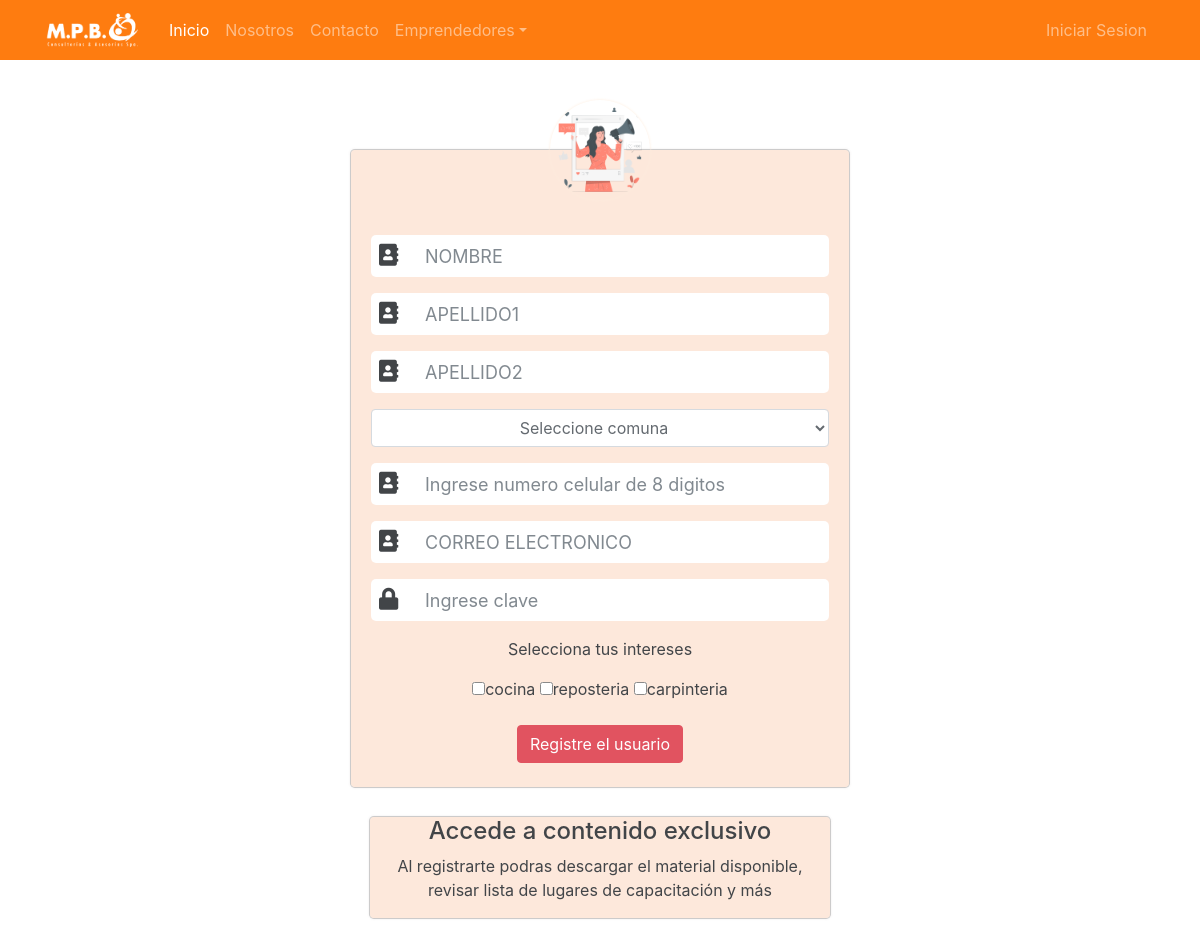
The app's page /index.php?pagina=register with its own data.
### tables this page shows
CREATE TABLE IF NOT EXISTS `curso` (
  `idcurso` int(11) NOT NULL AUTO_INCREMENT,
  `nombre_curso` varchar(45) NOT NULL,
  PRIMARY KEY (`idcurso`)
);

### controlador/ControladorPlantilla.php (called while the page is built)
<?php
class ControladorPlantilla{
	public function ctrTraerPlantilla(){
		include "vistas/plantilla.php";
	}
}
?>

### index.php (called while the page is built)
<?php
require_once "controlador/ControladorPlantilla.php";
$inicio = new ControladorPlantilla();
$inicio -> ctrTraerPlantilla();

### vistas/register.php (the view, shortened to what this page needs)
<head>
    <link rel="stylesheet" href="https://maxcdn.bootstrapcdn.com/bootstrap/4.0.0/css/bootstrap.min.css">
    <link rel="stylesheet" href="https://use.fontawesome.com/releases/v5.0.8/css/solid.css">
    <link rel="stylesheet" type="text/css" href="./css/index.css" th:href="@{/css/index.css}">
</head>
<!DOCTYPE html>
<html>
    <head>
    </head>
    <body>
        <div class="modal-dialog text-center">
        <div class="col-sm-12 main-section">
            <div class="modal-content">
                <div class="col-12 user-img">
                    <img src="./img/usuario.png" th:src="@{/img/user.png}"/>
                </div>
                <form action="index.php?pagina=register" method="POST"class="form-floating" id="men">
                    <div class="form-group" id="user-group">
                        <input type="text" required="required" class="form-control" style="text-transform:uppercase;" name="nombre" placeholder="Nombre" value=""  onkeyup="javascript:this.value=this.value.toUpperCase();">
                    </div>
                    <div class="form-group" id="user-group">
                        <input type="text" required="required" class="form-control" style="text-transform:uppercase;" name="ap1" placeholder="Apellido1" value=""  onkeyup="javascript:this.value=this.value.toUpperCase();">
                    </div>
                    <div class="form-group" id="user-group">
                        <input type="text" required="required" class="form-control" style="text-transform:uppercase;" name="ap2" placeholder="Apellido2" value=""  onkeyup="javascript:this.value=this.value.toUpperCase();">
                    </div>
                    <div class="form-group" >
                        <select name="comuna" required="required" class="form-control text-center" >
                        <option>Seleccione comuna</option>
                        <?php
                            include "conexion.php";
                            $sql="SELECT * FROM comuna";
                            $cont=1;
                            $result_uni=mysqli_query($con,$sql);
                            while($mostrar=mysqli_fetch_array($result_uni))
                            {
                                echo "<option value=".$cont.">  " .$mostrar['nombre_comuna'] ."</option> <br>";
                                $cont++;
                            }
                        ?>
                        </select>
                    </div>
                    <div class="form-group"  id="user-group">
                        <input type="text" required="required"  class="form-control" name="telefono" placeholder="Ingrese numero celular de 8 digitos" minlength="8" >
                    </div>
                    <div class="form-group"  id="user-group">
                        <input type="email" pattern="[a-zA-Z0-9_]+([.][a-zA-Z0-9_]+)*@[a-zA-Z0-9_]+([.][a-zA-Z0-9_]+)*[.][a-zA-Z]{1,5}" required="required" class="form-control" style="text-transform:uppercase;" name="email" placeholder="Correo electronico" value=""  onkeyup="javascript:this.value=this.value.toUpperCase();">
                    </div>
                    <div class="form-group" id="contrasena-group">
                        <input type="password" required="required" minlength="8" class="form-control" name="password" placeholder="Ingrese clave">
                    </div>
                    <p> Selecciona tus intereses </p>
                    <div>
                        <?php
                           include "conexion.php";
                                $sql="SELECT * FROM curso";
                                $resu=mysqli_query($con,$sql);
                                $cont=1;
                                while($mostrar=mysqli_fetch_array($resu)){
                                    echo"             <input type='checkbox' name='op_".$cont."' value='".$cont."'>" .$mostrar['nombre_curso']."</input>";
                                    $cont++;
                                }
                        ?>
                    </div><br>
                    <input type="submit" name="boton"  class="btn btn-danger" value="Registre el usuario">
                <br> <br>
                </form>
            </div>
        </div>
    </div>
    <div class="container">
            <div class="container card col-md-5 mb-5 text-center modal-content" id="mensaje">
                <h4 class="text-center">Accede a contenido exclusivo</h4>
                <p>Al registrarte podras descargar el material disponible, revisar lista
                de lugares de capacitación y más</p>
            </div>
    </div>
    </body>
</html>

### css/index.css (style rules this page uses)
body { background: url(../img/background.jpg) no-repeat center center fixed; background-size: cover; }
.main-section { margin:0 auto; margin-top:25%; padding: 0; }
.modal-content { background-color: #fde4d5; opacity: .85; padding: 0 20px; box-shadow: 0px 0px 3px #eeebeb; }
.user-img { margin-top: -50px; margin-bottom: 35px; }
.user-img img { width: 100xp; height: 100px; box-shadow: 0px 0px 3px hsl(29, 90%, 92%); border-radius: 50%; }
.form-group input { height: 42px; font-size: 18px; border:0; padding-left: 54px; border-radius: 5px; }
.form-group::before { font-family: "Font Awesome\ 5 Free"; position: absolute; left: 28px; font-size: 22px; padding-top:4px; }
.form-group#user-group::before { content: "\f2b9"; }
.form-group#contrasena-group::before { content: "\f023"; }

### records on screen
curso: nombre_curso "cocina"
curso: nombre_curso "reposteria"
curso: nombre_curso "carpinteria"
